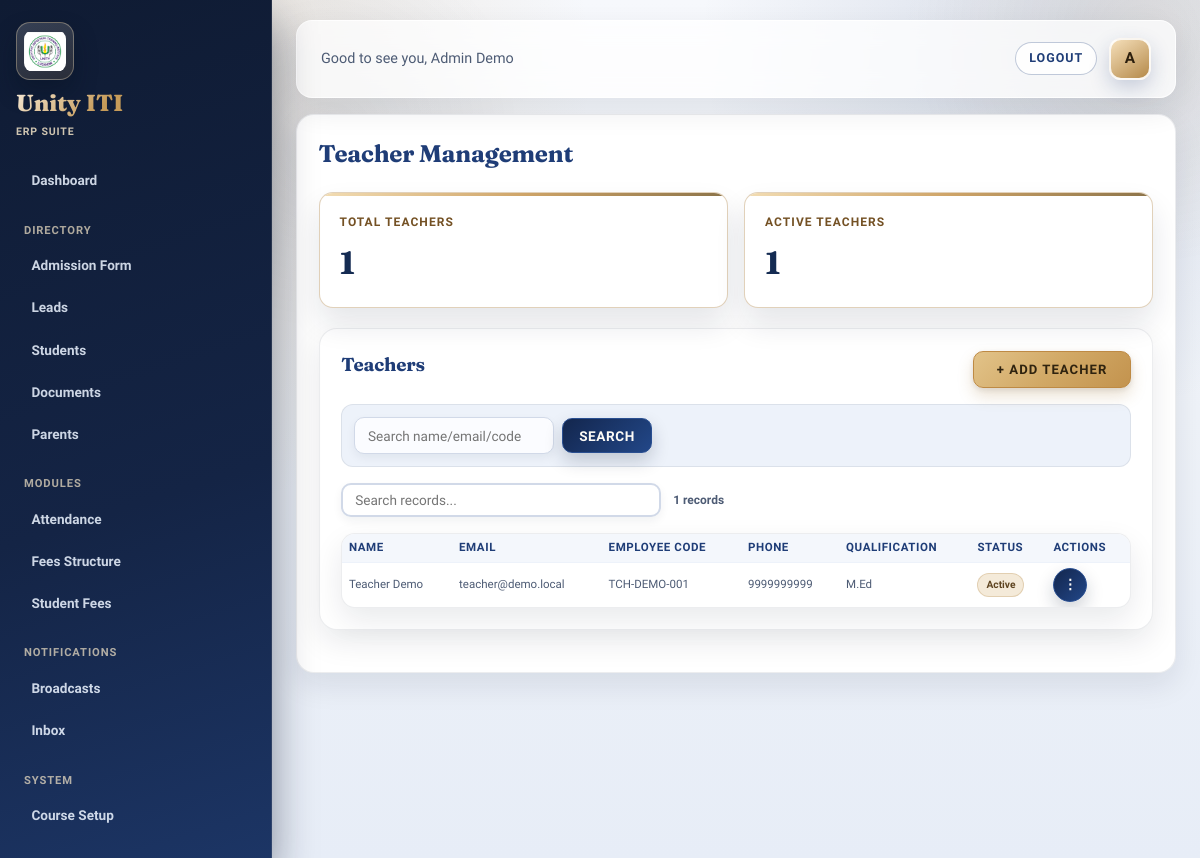
The page /modules/academics/teacher_management.php (signed in) on the database its author committed.
### tables this page shows
CREATE TABLE teachers (
    id INT AUTO_INCREMENT PRIMARY KEY,
    user_id INT NOT NULL UNIQUE,
    employee_code VARCHAR(50) UNIQUE,
    phone VARCHAR(20),
    qualification VARCHAR(100),
    created_at TIMESTAMP DEFAULT CURRENT_TIMESTAMP,
    FOREIGN KEY (user_id) REFERENCES users(id)
);

CREATE TABLE users (
    id INT AUTO_INCREMENT PRIMARY KEY,
    full_name VARCHAR(120) NOT NULL,
    email VARCHAR(150) NOT NULL UNIQUE,
    password_hash VARCHAR(255) NOT NULL,
    role ENUM('super_admin', 'admin', 'teacher', 'student', 'parent') NOT NULL,
    is_active TINYINT(1) DEFAULT 1,
    created_at TIMESTAMP DEFAULT CURRENT_TIMESTAMP,
    updated_at TIMESTAMP DEFAULT CURRENT_TIMESTAMP ON UPDATE CURRENT_TIMESTAMP
);

### modules/academics/teacher_management.php (the view, shortened to what this page needs)
<?php
require_once __DIR__ . '/../../includes/bootstrap.php';
$searchQuery = trim($_GET['search'] ?? '');
$sql = 'SELECT u.id, u.full_name, u.email, u.is_active, u.created_at,
                t.id AS teacher_id, t.employee_code, t.phone, t.qualification
         FROM users u
         LEFT JOIN teachers t ON t.user_id = u.id
         WHERE u.role = :role';
$params = ['role' => ROLE_TEACHER];
$sql .= ' ORDER BY u.id DESC';
$teacherStatement = $pdo->prepare($sql);
$teacherStatement->execute($params);
$teachers = $teacherStatement->fetchAll();
require __DIR__ . '/../../includes/header.php';
?>
<section class="card">
    <h2>Teacher Management</h2>
    <div class="metrics-grid">
        <div class="metric-card">
            <p class="metric-label">Total Teachers</p>
            <p class="metric-value"><?= count($teachers) ?></p>
        </div>
        <div class="metric-card">
            <p class="metric-label">Active Teachers</p>
            <p class="metric-value"><?= count(array_filter($teachers, static fn(array $row): bool => (int)$row['is_active'] === 1)) ?></p>
        </div>
    </div>
    <section class="card">
        <div class="form-header-actions">
            <h3>Teachers</h3>
            <div class="toolbar-actions-tight">
                <button type="button" class="btn-toggle-form" onclick="toggleForm('form-create-teacher', this)">+ Add Teacher</button>
            </div>
        </div>
        <form method="get" class="filter-bar">
            <input type="text" name="search" placeholder="Search name/email/code" value="<?= htmlspecialchars($searchQuery) ?>">
            <button type="submit">Search</button>
        </form>
        <div class="table-wrap">
            <table class="compact-table staff-table">
                <thead>
                    <tr>
                        <th>Name</th>
                        <th>Email</th>
                        <th>Employee Code</th>
                        <th>Phone</th>
                        <th>Qualification</th>
                        <th>Status</th>
                        <th>Actions</th>
                    </tr>
                </thead>
                <tbody>
                    <?php if (empty($teachers)): ?>
                        <tr>
                            <td colspan="7" class="table-empty-cell">No teachers found</td>
                        </tr>
                    <?php else: ?>
                        <?php foreach ($teachers as $teacher): ?>
                            <tr>
                                <td><?= htmlspecialchars((string)$teacher['full_name']) ?></td>
                                <td><?= htmlspecialchars((string)$teacher['email']) ?></td>
                                <td><?= htmlspecialchars((string)($teacher['employee_code'] ?: '—')) ?></td>
                                <td><?= htmlspecialchars((string)($teacher['phone'] ?: '—')) ?></td>
                                <td><?= htmlspecialchars((string)($teacher['qualification'] ?: '—')) ?></td>
                                <td>
                                    <span class="pill <?= (int)$teacher['is_active'] === 1 ? 'active' : 'inactive' ?>">
                                        <?= (int)$teacher['is_active'] === 1 ? 'Active' : 'Inactive' ?>
                                    </span>
                                </td>
                                <td>
                                    <div class="action-menu">
                                        <button type="button" class="action-btn" onclick="toggleMenu(this)">⋮</button>
                                    </div>
                                </td>
                            </tr>
                        <?php endforeach; ?>
                    <?php endif; ?>
                </tbody>
            </table>
        </div>
    </section>
</section>
<?php require __DIR__ . '/../../includes/footer.php'; ?>

### rows shown on the page
teachers: user.is_active "1", user.full_name "Teacher Demo", user.email "teacher@demo.local", employee_code "TCH-DEMO-001", phone "9999999999", qualification "M.Ed"

### other values the page prints
current_user()['name'] "Admin Demo"
substr(current_user()['name'], 0, 1) "A"
count($teachers) "1"
